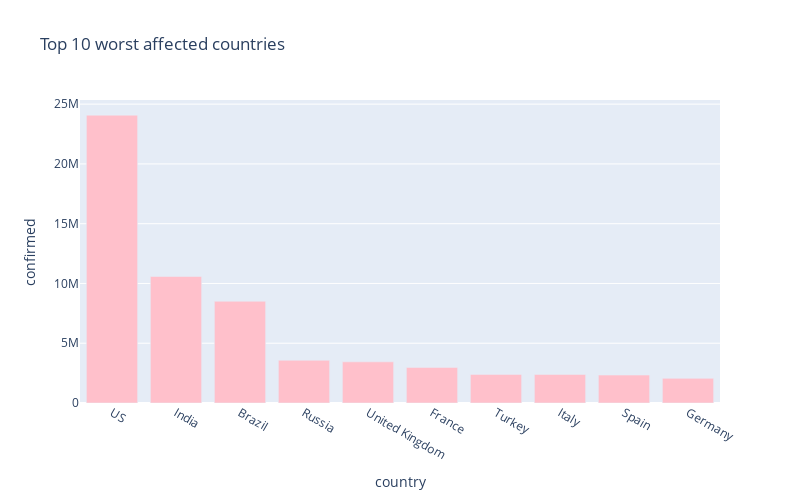

Notebook source saved alongside this figure:
### Markdown cell above
# 10 worst hit countries - Confirmed cases

### Code cell
px.bar(
    sorted_country_df.head(10),
    x = "country",
    y = "confirmed",
    title= "Top 10 worst affected countries", # the axis names
    color_discrete_sequence=["pink"], 
    height=500,
    width=800
)

### Figure 1 — Plotly figure (JSON) as saved in the notebook; plotly's stock layout.template omitted (floating-point values rounded to 4 significant figures)
{"data": [{"alignmentgroup": "True", "hovertemplate": "country=%{x}<br>confirmed=%{y}<extra></extra>", "legendgroup": "", "marker": {"color": "pink"}, "name": "", "offsetgroup": "", "orientation": "v", "showlegend": false, "textposition": "auto", "type": "bar", "x": ["US", "India", "Brazil", "Russia", "United Kingdom", "France", "Turkey", "Italy", "Spain", "Germany"], "xaxis": "x", "y": [24079205, 10581823, 8511770, 3574330, 3443350, 2972889, 2392963, 2390102, 2336451, 2060559], "yaxis": "y"}], "layout": {"barmode": "relative", "height": 500, "legend": {"tracegroupgap": 0}, "title": {"text": "Top 10 worst affected countries"}, "width": 800, "xaxis": {"anchor": "y", "domain": [0, 1], "title": {"text": "country"}}, "yaxis": {"anchor": "x", "domain": [0, 1], "title": {"text": "confirmed"}}}}
